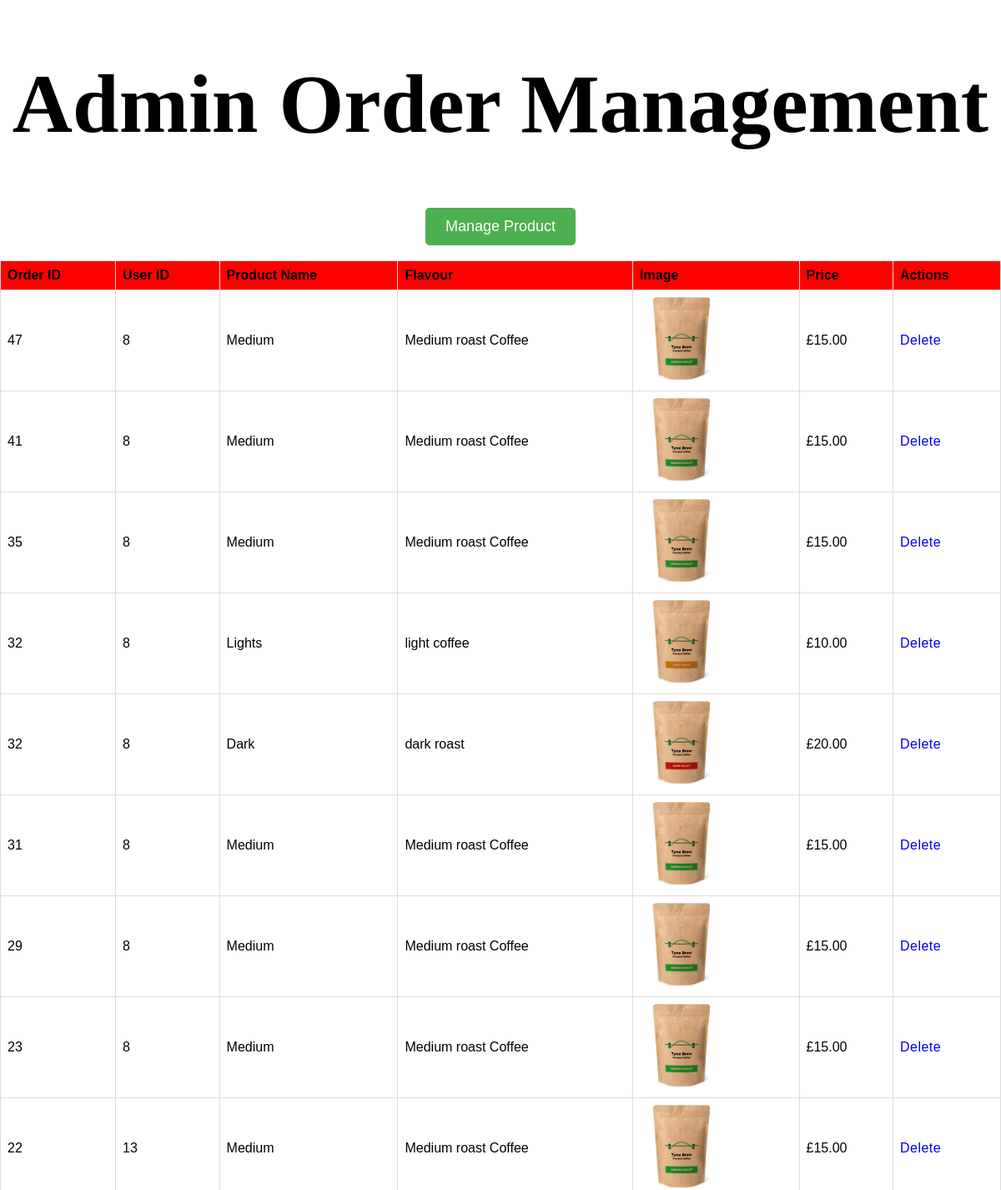
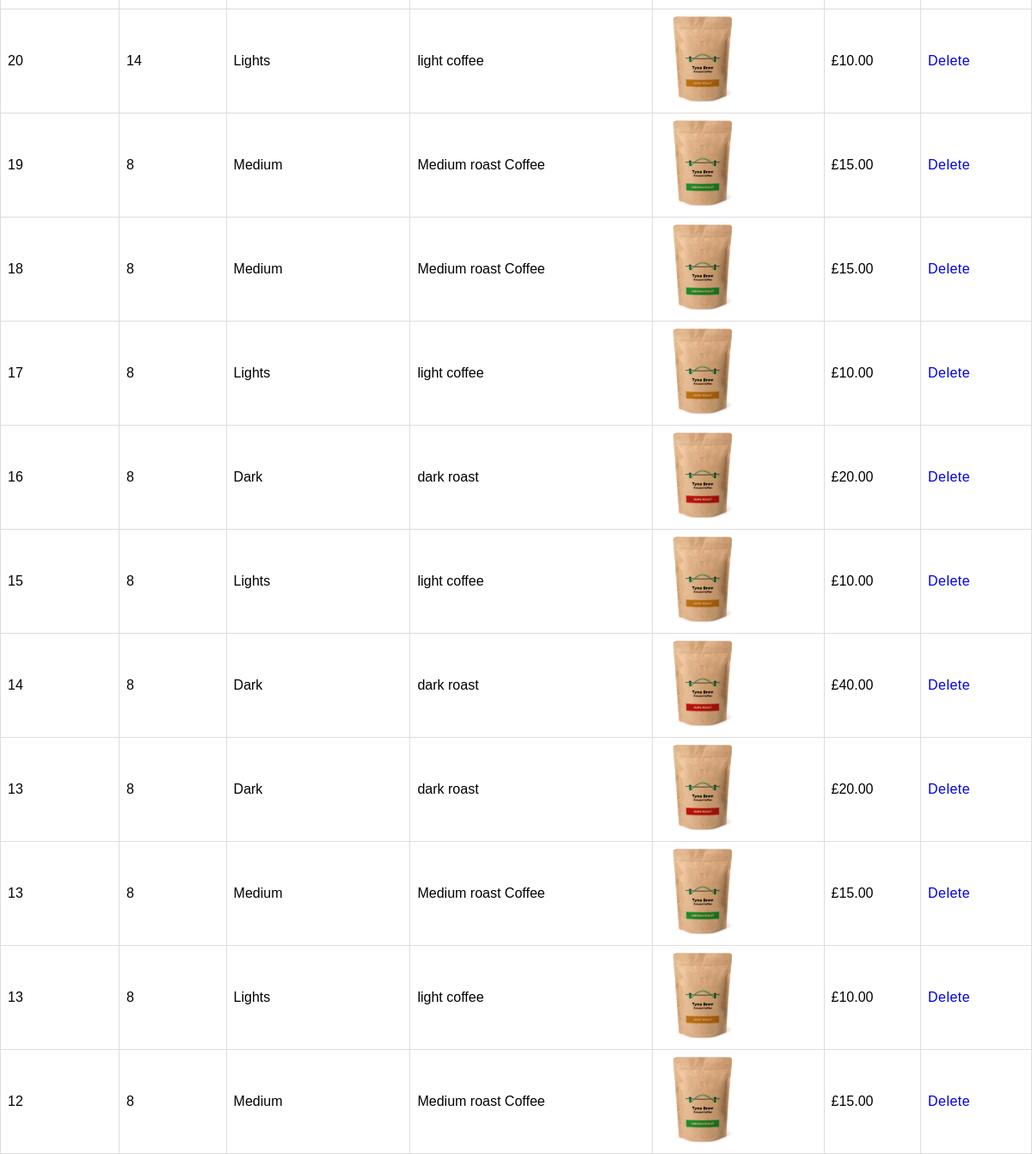
/adminorder.php, run on the app's committed database (2 pictures, top to bottom).
### tables this page shows
CREATE TABLE `order_info` (
  `order_info` int(11) NOT NULL,
  `order_id` int(11) NOT NULL,
  `product_id` int(11) NOT NULL,
  `price` int(11) NOT NULL
);

CREATE TABLE `orders` (
  `order_id` int(11) NOT NULL,
  `users_id` int(50) NOT NULL,
  `order_date` datetime NOT NULL DEFAULT current_timestamp(),
  `total_price` int(10) NOT NULL
);

CREATE TABLE `product` (
  `product_id` int(11) NOT NULL,
  `name` varchar(255) NOT NULL,
  `flavour` text NOT NULL,
  `price` int(10) NOT NULL,
  `quantity` int(11) NOT NULL,
  `image_url` varchar(255) NOT NULL,
  `created_at` timestamp NOT NULL DEFAULT current_timestamp(),
  `updated_at` timestamp NOT NULL DEFAULT current_timestamp()
);

### adminorder.php (the view, shortened to what this page needs)
<?php
include 'db.php';
$sql = "
    SELECT o.order_id, o.users_id, oi.order_info, oi.product_id, oi.price, p.name, p.flavour, p.image_url
    FROM orders o
    JOIN order_info oi ON o.order_id = oi.order_id
    JOIN product p ON oi.product_id = p.product_id
    ORDER BY o.order_id DESC
";
$stmt = $pdo->prepare($sql);
$stmt->execute();
$orders = $stmt->fetchAll(PDO::FETCH_ASSOC);
?>
<!DOCTYPE html>
<html lang="en">
<head>
    <link rel="stylesheet" href="styles.css">
</head>
<body>
    <center><h1 class="">Admin Order Management</h1></center>
    <center>
        <a href="admin.php">
            <button class="manage-product-btn">Manage Product</button>
        </a>
    </center><br>
    <?php if (count($orders) > 0): ?>
        <table>
            <thead>
                <tr>
                    <th>Order ID</th>
                    <th>User ID</th>
                    <th>Product Name</th>
                    <th>Flavour</th>
                    <th>Image</th>
                    <th>Price</th>
                    <th>Actions</th>
                </tr>
            </thead>
            <tbody>
                <?php foreach ($orders as $order): ?>
                    <tr>
                        <td><?= htmlspecialchars($order['order_id']) ?></td>
                        <td><?= htmlspecialchars($order['users_id']) ?></td>
                        <td><?= htmlspecialchars($order['name']) ?></td>
                        <td><?= htmlspecialchars($order['flavour']) ?></td>
                        <td><img src="<?= htmlspecialchars($order['image_url']) ?>" alt="<?= htmlspecialchars($order['name']) ?>" width="100"></td>
                        <td>£<?= number_format($order['price'], 2) ?></td>
                        <td>
                            <a href="delete_order.php?id=<?= $order['order_id'] ?>" onclick="return confirm('Are you sure you want to delete this order?')">Delete</a>
                        </td>
                    </tr>
                <?php endforeach; ?>
            </tbody>
        </table>
    <?php else: ?>
        <p>No orders found.</p>
    <?php endif; ?>
</body>
</html>

### styles.css (style rules this page uses)
body { height: 100%; margin: 0; display: flex; flex-direction: column; }
a { position: relative; text-decoration: none; letter-spacing: 0.5px; padding:0 10 px; }
h1 { font-size: 100px; font-family: "shrikhand",serif; }
a { display: block; }
::placeholder { font-weight:500 ; color:black; }
a { text-decoration: none; }
table { font-family: arial, sans-serif; border-collapse: collapse; width: 100%; text-align: center; }
td, th { border: 1px solid #dddddd; text-align: left; padding: 8px; }
th { background: red; }
.manage-product-btn { background-color: #4CAF50; color: white; padding: 12px 24px; font-size: 18px; border: none; border-radius: 5px; cursor: pointer; text-decoration: none; transition: background-color 0.3s ease; }

### data on the page
order_info: order.order_id "47", order.users_id "8", product.name "Medium", product.flavour "Medium roast Coffee", price "15.00"
order_info: order.order_id "41", order.users_id "8", product.name "Medium", product.flavour "Medium roast Coffee", price "15.00"
order_info: order.order_id "35", order.users_id "8", product.name "Medium", product.flavour "Medium roast Coffee", price "15.00"
order_info: order.order_id "32", order.users_id "8", product.name "Lights", product.flavour "light coffee", product.image_url (picture), price "10.00"
order_info: order.order_id "32", order.users_id "8", product.name "Dark", product.flavour "dark roast", product.image_url (picture), price "20.00"
order_info: order.order_id "31", order.users_id "8", product.name "Medium", product.flavour "Medium roast Coffee", price "15.00"
order_info: order.order_id "29", order.users_id "8", product.name "Medium", product.flavour "Medium roast Coffee", price "15.00"
order_info: order.order_id "23", order.users_id "8", product.name "Medium", product.flavour "Medium roast Coffee", price "15.00"
order_info: order.order_id "22", order.users_id "13", product.name "Medium", product.flavour "Medium roast Coffee", price "15.00"
order_info: order.order_id "20", order.users_id "14", product.name "Lights", product.flavour "light coffee", product.image_url (picture), price "10.00"
order_info: order.order_id "19", order.users_id "8", product.name "Medium", product.flavour "Medium roast Coffee", price "15.00"
order_info: order.order_id "18", order.users_id "8", product.name "Medium", product.flavour "Medium roast Coffee", price "15.00"
order_info: order.order_id "17", order.users_id "8", product.name "Lights", product.flavour "light coffee", product.image_url (picture), price "10.00"
order_info: order.order_id "16", order.users_id "8", product.name "Dark", product.flavour "dark roast", product.image_url (picture), price "20.00"
order_info: order.order_id "15", order.users_id "8", product.name "Lights", product.flavour "light coffee", product.image_url (picture), price "10.00"
order_info: order.order_id "14", order.users_id "8", product.name "Dark", product.flavour "dark roast", product.image_url (picture), price "40.00"
order_info: order.order_id "13", order.users_id "8", product.name "Dark", product.flavour "dark roast", product.image_url (picture), price "20.00"
order_info: order.order_id "13", order.users_id "8", product.name "Medium", product.flavour "Medium roast Coffee", price "15.00"
order_info: order.order_id "13", order.users_id "8", product.name "Lights", product.flavour "light coffee", product.image_url (picture), price "10.00"
order_info: order.order_id "12", order.users_id "8", product.name "Medium", product.flavour "Medium roast Coffee", price "15.00"
